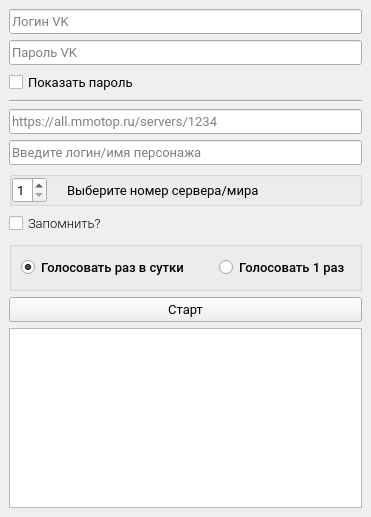
<?xml version="1.0" encoding="UTF-8"?>
<ui version="4.0">
 <class>MainWindow</class>
 <widget class="QMainWindow" name="MainWindow">
  <property name="geometry">
   <rect>
    <x>0</x>
    <y>0</y>
    <width>354</width>
    <height>517</height>
   </rect>
  </property>
  <property name="font">
   <font>
    <family>Courier New</family>
   </font>
  </property>
  <property name="windowTitle">
   <string>MMOTOP voting by antiss</string>
  </property>
  <widget class="QWidget" name="centralwidget">
   <property name="contextMenuPolicy">
    <enum>Qt::DefaultContextMenu</enum>
   </property>
   <layout class="QVBoxLayout" name="verticalLayout">
    <item>
     <widget class="QLineEdit" name="lineEdit_login">
      <property name="font">
       <font>
        <family>Roboto</family>
        <pointsize>10</pointsize>
       </font>
      </property>
      <property name="placeholderText">
       <string>Логин VK</string>
      </property>
     </widget>
    </item>
    <item>
     <widget class="QLineEdit" name="lineEdit_password">
      <property name="font">
       <font>
        <family>Roboto</family>
        <pointsize>10</pointsize>
       </font>
      </property>
      <property name="placeholderText">
       <string>Пароль VK</string>
      </property>
     </widget>
    </item>
    <item>
     <widget class="QCheckBox" name="checkBox_toggle_password">
      <property name="font">
       <font>
        <family>Roboto</family>
        <pointsize>10</pointsize>
       </font>
      </property>
      <property name="text">
       <string>Показать пароль</string>
      </property>
     </widget>
    </item>
    <item>
     <widget class="Line" name="line">
      <property name="orientation">
       <enum>Qt::Horizontal</enum>
      </property>
     </widget>
    </item>
    <item>
     <widget class="QLineEdit" name="lineEdit_url">
      <property name="font">
       <font>
        <family>Roboto</family>
        <pointsize>10</pointsize>
       </font>
      </property>
      <property name="placeholderText">
       <string>https://all.mmotop.ru/servers/1234</string>
      </property>
     </widget>
    </item>
    <item>
     <widget class="QLineEdit" name="lineEdit_name">
      <property name="font">
       <font>
        <family>Roboto</family>
        <pointsize>10</pointsize>
       </font>
      </property>
      <property name="placeholderText">
       <string>Введите логин/имя персонажа</string>
      </property>
     </widget>
    </item>
    <item>
     <widget class="QGroupBox" name="groupBox">
      <property name="sizePolicy">
       <sizepolicy hsizetype="Preferred" vsizetype="Fixed">
        <horstretch>0</horstretch>
        <verstretch>0</verstretch>
       </sizepolicy>
      </property>
      <property name="autoFillBackground">
       <bool>false</bool>
      </property>
      <property name="styleSheet">
       <string notr="true"/>
      </property>
      <property name="title">
       <string/>
      </property>
      <property name="checkable">
       <bool>false</bool>
      </property>
      <layout class="QHBoxLayout" name="horizontalLayout_2">
       <property name="spacing">
        <number>20</number>
       </property>
       <property name="leftMargin">
        <number>0</number>
       </property>
       <property name="topMargin">
        <number>0</number>
       </property>
       <property name="rightMargin">
        <number>0</number>
       </property>
       <property name="bottomMargin">
        <number>0</number>
       </property>
       <item>
        <widget class="QSpinBox" name="spinBox_world_number">
         <property name="sizePolicy">
          <sizepolicy hsizetype="Fixed" vsizetype="Fixed">
           <horstretch>0</horstretch>
           <verstretch>0</verstretch>
          </sizepolicy>
         </property>
         <property name="font">
          <font>
           <family>Roboto</family>
           <pointsize>10</pointsize>
          </font>
         </property>
         <property name="minimum">
          <number>1</number>
         </property>
         <property name="maximum">
          <number>9</number>
         </property>
        </widget>
       </item>
       <item>
        <widget class="QLabel" name="label_worlds">
         <property name="font">
          <font>
           <family>Roboto</family>
           <pointsize>10</pointsize>
          </font>
         </property>
         <property name="text">
          <string>Выберите номер сервера/мира</string>
         </property>
        </widget>
       </item>
      </layout>
     </widget>
    </item>
    <item>
     <widget class="QCheckBox" name="checkBox_remember">
      <property name="font">
       <font>
        <family>Roboto Light</family>
        <pointsize>10</pointsize>
       </font>
      </property>
      <property name="text">
       <string>Запомнить?</string>
      </property>
     </widget>
    </item>
    <item>
     <widget class="QGroupBox" name="horizontalGroupBox">
      <property name="sizePolicy">
       <sizepolicy hsizetype="Minimum" vsizetype="Fixed">
        <horstretch>0</horstretch>
        <verstretch>0</verstretch>
       </sizepolicy>
      </property>
      <property name="layoutDirection">
       <enum>Qt::LeftToRight</enum>
      </property>
      <layout class="QHBoxLayout" name="horizontalLayout">
       <property name="spacing">
        <number>30</number>
       </property>
       <item>
        <widget class="QRadioButton" name="radioButton_vote_cycle">
         <property name="font">
          <font>
           <family>Roboto Medium</family>
           <pointsize>10</pointsize>
           <weight>50</weight>
           <bold>false</bold>
          </font>
         </property>
         <property name="layoutDirection">
          <enum>Qt::LeftToRight</enum>
         </property>
         <property name="text">
          <string>Голосовать раз в сутки</string>
         </property>
         <property name="checked">
          <bool>true</bool>
         </property>
        </widget>
       </item>
       <item>
        <widget class="QRadioButton" name="radioButton_vote_once">
         <property name="font">
          <font>
           <family>Roboto Medium</family>
           <pointsize>10</pointsize>
           <weight>50</weight>
           <bold>false</bold>
          </font>
         </property>
         <property name="text">
          <string>Голосовать 1 раз</string>
         </property>
         <property name="checked">
          <bool>false</bool>
         </property>
        </widget>
       </item>
      </layout>
     </widget>
    </item>
    <item>
     <widget class="QPushButton" name="pushButton_start">
      <property name="font">
       <font>
        <family>Roboto</family>
        <pointsize>10</pointsize>
       </font>
      </property>
      <property name="text">
       <string>Старт</string>
      </property>
     </widget>
    </item>
    <item>
     <widget class="QPlainTextEdit" name="plainTextEdit_log">
      <property name="font">
       <font>
        <family>Roboto</family>
        <pointsize>10</pointsize>
       </font>
      </property>
      <property name="readOnly">
       <bool>true</bool>
      </property>
     </widget>
    </item>
   </layout>
  </widget>
 </widget>
 <resources/>
 <connections/>
</ui>
